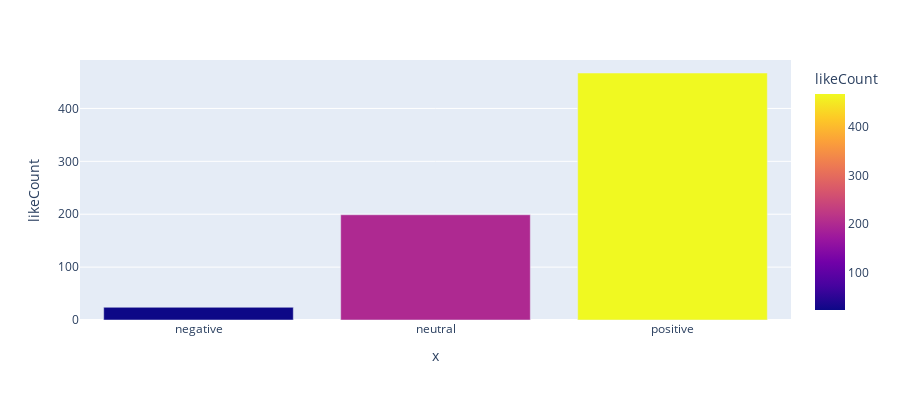

This figure's notebook cell:
### Code cell
df3 = df.groupby('Sentiment Analysis').count()
fig = px.bar(df3, x= df3.index, y=df3['likeCount'], color=df3['likeCount'], barmode='group',
             height=400)
fig.show()

### Figure 1 — Plotly figure (JSON) as saved in the notebook; plotly's stock layout.template omitted (floating-point values rounded to 4 significant figures)
{"data": [{"alignmentgroup": "True", "hoverlabel": {"namelength": 0}, "hovertemplate": "x=%{x}<br>likeCount=%{marker.color}", "legendgroup": "", "marker": {"color": [24, 199, 467], "coloraxis": "coloraxis"}, "name": "", "offsetgroup": "", "orientation": "v", "showlegend": false, "textposition": "auto", "type": "bar", "x": ["negative", "neutral", "positive"], "xaxis": "x", "y": [24, 199, 467], "yaxis": "y"}], "layout": {"barmode": "group", "coloraxis": {"colorbar": {"title": {"text": "likeCount"}}, "colorscale": [[0, "#0d0887"], [0.1111, "#46039f"], [0.2222, "#7201a8"], [0.3333, "#9c179e"], [0.4444, "#bd3786"], [0.5556, "#d8576b"], [0.6667, "#ed7953"], [0.7778, "#fb9f3a"], [0.8889, "#fdca26"], [1, "#f0f921"]]}, "height": 400, "legend": {"tracegroupgap": 0}, "margin": {"t": 60}, "xaxis": {"anchor": "y", "domain": [0, 1], "title": {"text": "x"}}, "yaxis": {"anchor": "x", "domain": [0, 1], "title": {"text": "likeCount"}}}}
